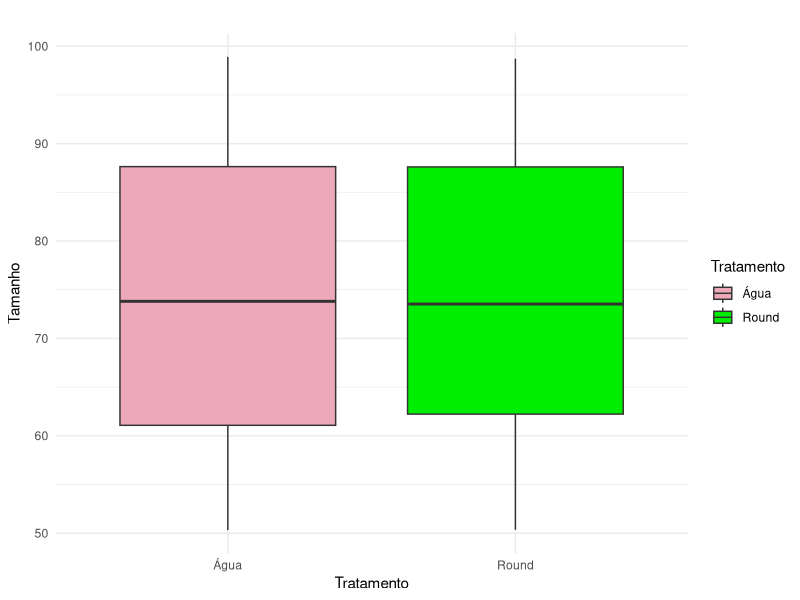
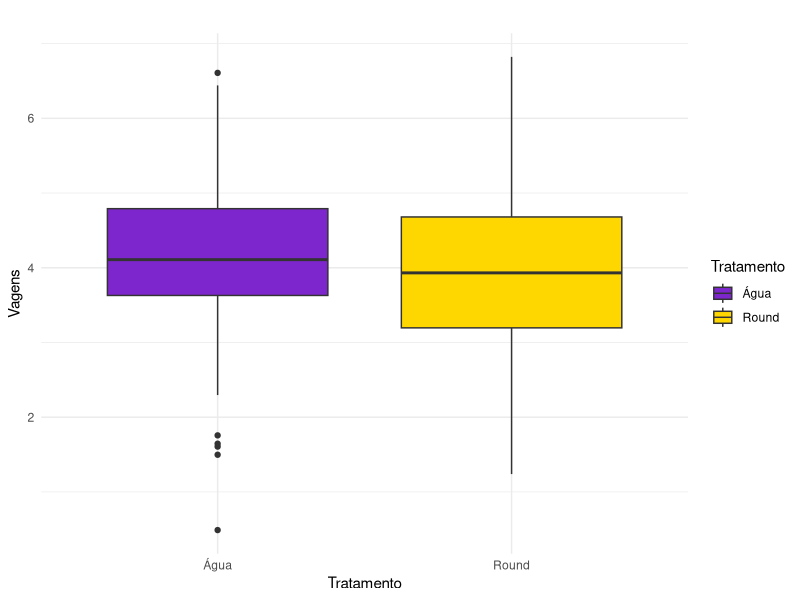
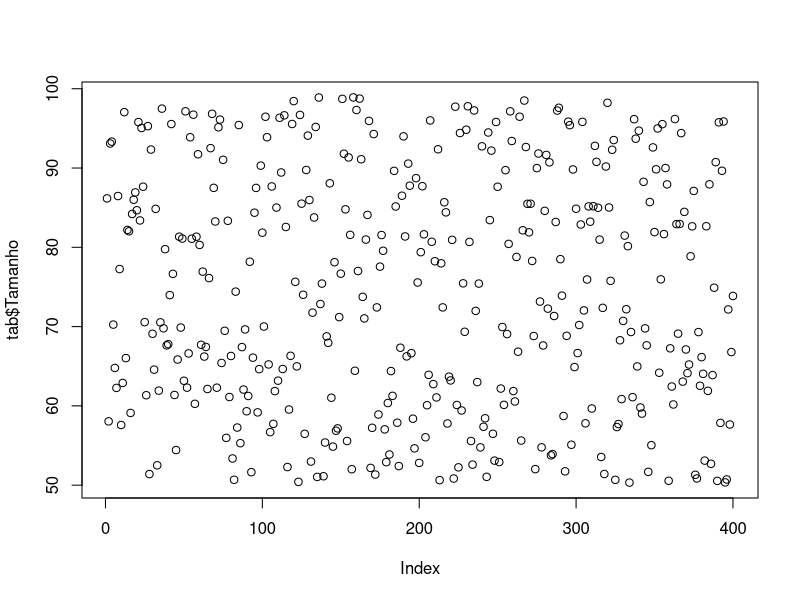
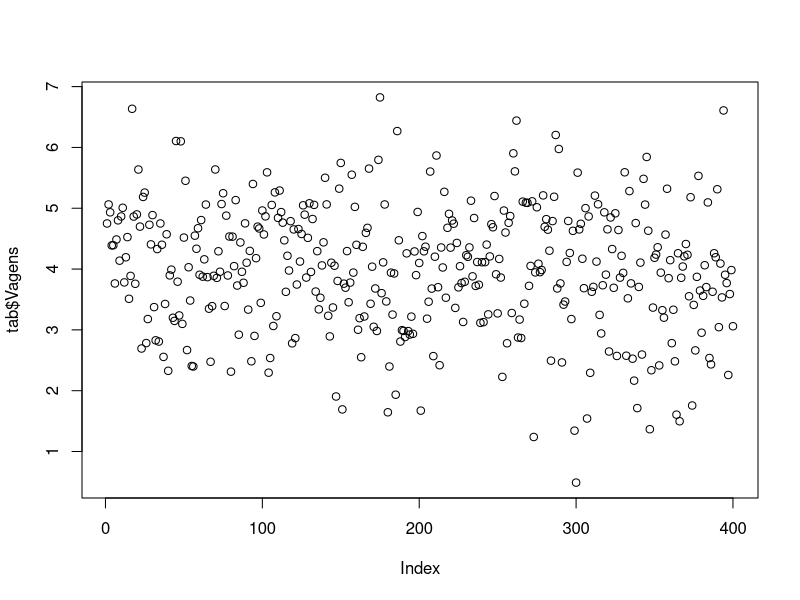
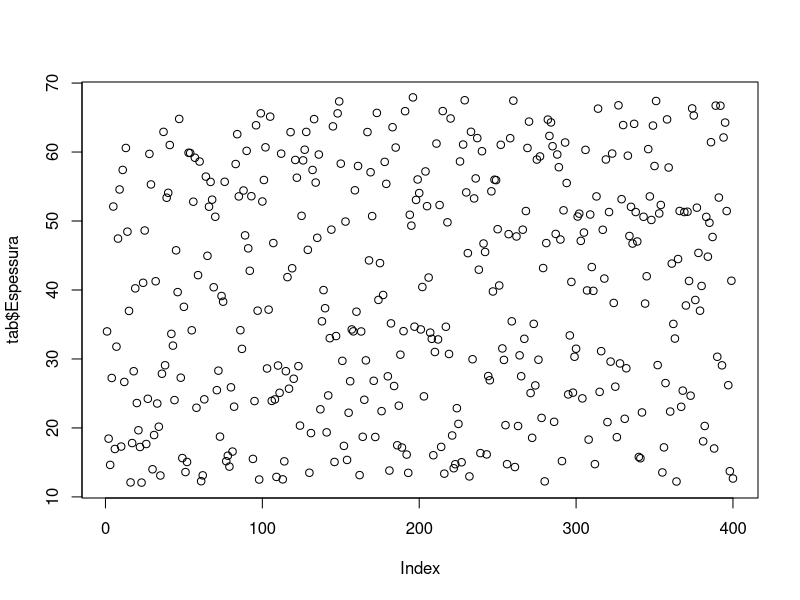
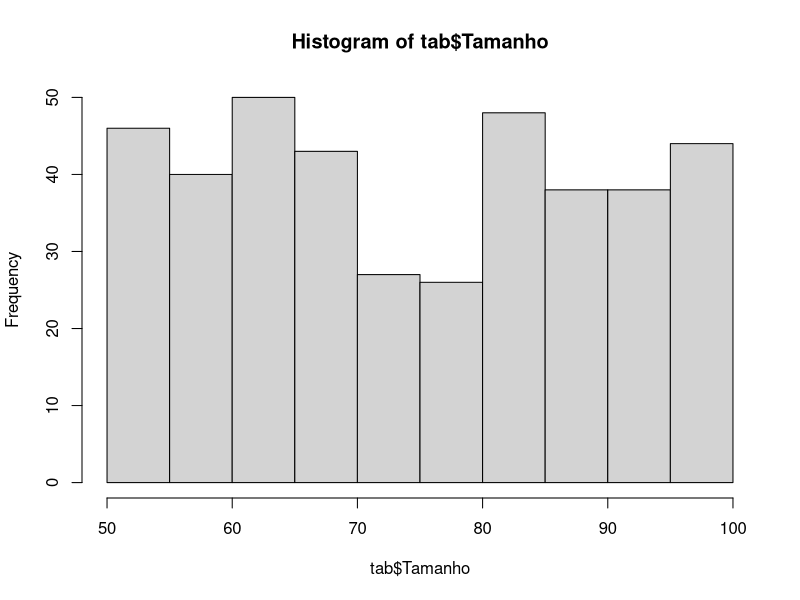
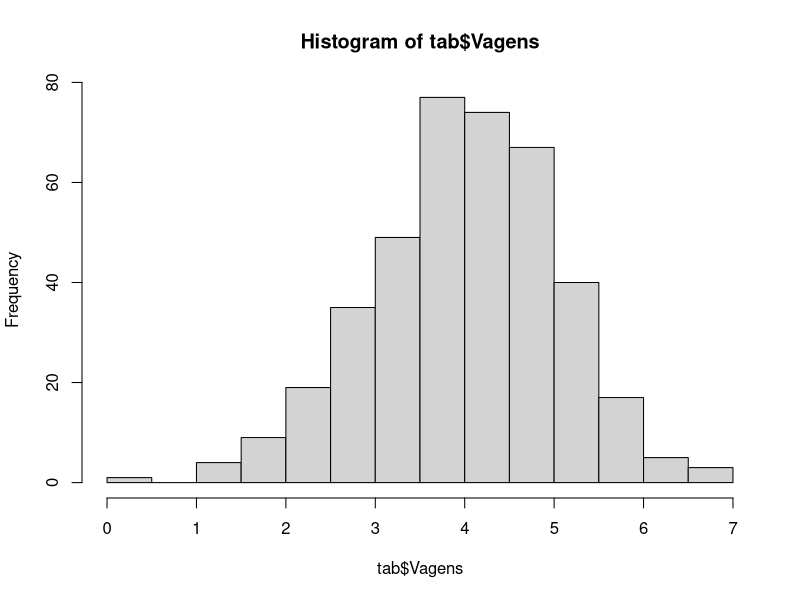

R code for these plots, in order:
tab = data.frame('Plantas'=c(1:400),
                'Tratamento'= rep(c("Round","Água"),200),
                'Tamanho'=runif(400, min=50, max=99),
                'Vagens'=rnorm(400,4),
                'Espessura'=runif(400, min=12, max=68),
                'Raiz'=rexp(400,0.4),
                'Folhas'=runif(400, min=10, max=568));

head(tab)

mean(tab$Vagens)
median(tab$Vagens)

library(dplyr)

library(dplyr)

descritiva <- tab %>%
  group_by(Tratamento) %>%
  summarize(
    sd_Tamanho = sd(Tamanho, na.rm = TRUE),
    mean_Tamanho = mean(Tamanho),
    median_Tamanho = median(Tamanho)
  )

print(descritiva, width = Inf)

summary(tab$Tamanho, discrete = FALSE)
summary(tab$Vagens, discrete = FALSE)
summary(tab$Espessura, discrete = FALSE)
summary(tab$Raiz, discrete = FALSE)

shapiro.test(tab$Tamanho)
shapiro.test(tab$Vagens)
shapiro.test(tab$Espessura)
shapiro.test(tab$Raiz)

install.packages("ggplot2")
install.packages("ggpubr")


library(ggplot2)
library(ggpubr)


ggplot(tab, aes(Tratamento, Tamanho))+
    ggtitle(" ")+
    scale_fill_manual(values=c("pink2", "green2"))+
    theme_minimal()+
    geom_boxplot(aes(fill=Tratamento), outlier.size=0.1);

ggplot(tab, aes(Tratamento, Vagens))+
    ggtitle(" ")+
    scale_fill_manual(values=c("purple3", "gold"))+
    theme_minimal()+
    geom_boxplot(aes(fill=Tratamento, outlier.size = 0.1));

plot(tab$Tamanho)
plot(tab$Vagens)
plot(tab$Espessura)
hist(tab$Tamanho)
hist(tab$Vagens)
